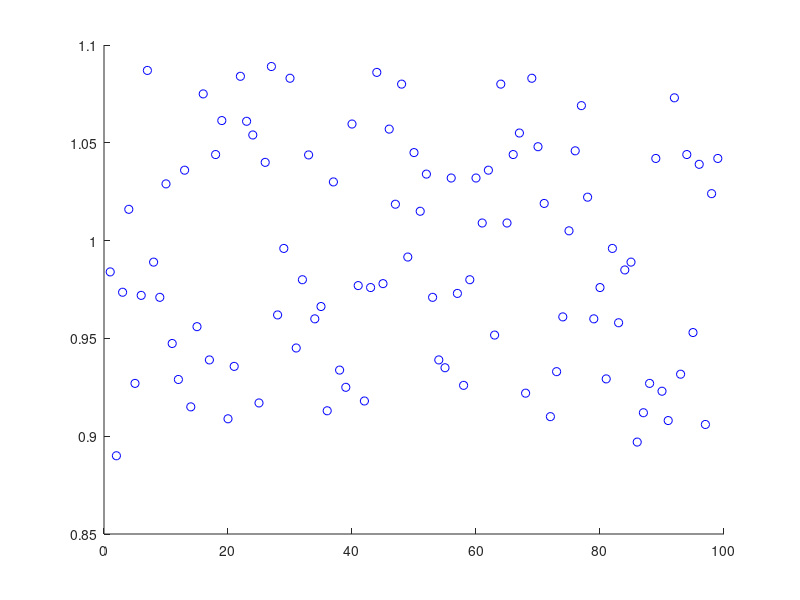

Reproduce this figure in MATLAB.
hold on
M = csvread('MC_data.csv');
t = M(:, 1);
v = M(:, 2);

startValues = zeros(1, 100);
j = 1;
lastStart = -100;

for i = 1:length(t)
    if t(i) == 0 && i > lastStart + 20
        startValues(j) = i;
        j = j + 1;
        lastStart = i;
    end
end



for i = 1:length(startValues)-1
    time = t(startValues(i):(startValues(i+1)-1));
    volts = v(startValues(i):(startValues(i+1)-1));
    
    startWave = 0;
    index = 0;
    endWave = 0;
    direction = 0;
    
    for j = 2:length(time)
        if (volts(j) > 0.2) && (volts(j) < 3) && (volts(j) < volts(j-1)) && (startWave == 0)
            startWave = time(j);
            index = j;
            direction = -1;
        elseif volts(j) > 0.2 && volts(j) < 3 && volts(j) > volts(j-1) && startWave == 0
            startWave = time(j);
            index = j;
            direction = 1;
        elseif startWave > 0 && volts(j) > 0.2 && volts(j) < 3 && volts(j) < volts(j-1) && j > index + 100 && direction == -1 && endWave == 0
            endWave = time(j);
        elseif startWave > 0 && volts(j) > 0.2 && volts(j) < 3 && volts(j) > volts(j-1) && j > index + 100 && direction == 1 && endWave == 0
            endWave = time(j);
        end
    end
    period = endWave - startWave;
    if period < 0.85 || period > 1.15
        disp('NOOOOOOO');
        disp(period)
        disp(i);
%         disp(startWave);
%         disp(endWave);
    end
    plot(i, period, 'bo');
%     disp(period);
end